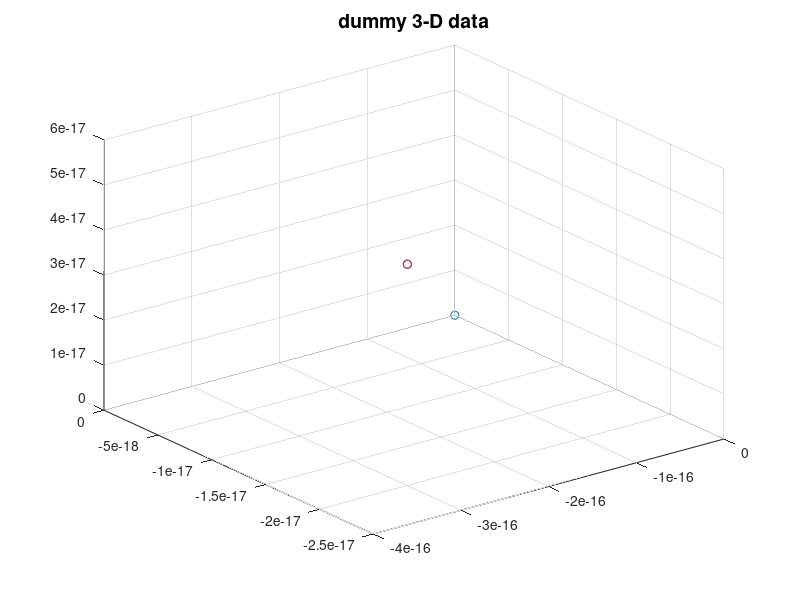
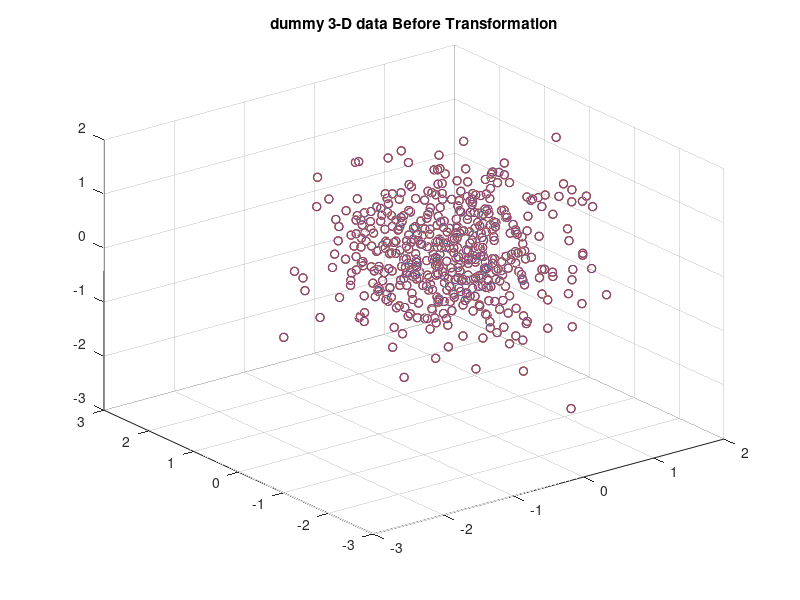

MATLAB code to generate these figures, in order: (Note: this script raises an error after producing the figures.)
mu1 = [1,0,1,1];
sigma1 = [0.5 ,0.5 ,.5, .5];
rng default
data1 = mvnrnd(mu1,sigma1,500);

mu2 = [8,0,1,5];
sigma2 = [0.5 ,0.5 ,.5, .5];
rng default
data2 = mvnrnd(mu2,sigma2,500);

mu3 = [6,8,2, 8];
sigma3 = [0.5 ,0.5 ,.5, .5];
rng default
data3 = mvnrnd(mu3,sigma3,500);


mu4 = [2,5,4,3];
sigma4 = [0.5 ,0.5 ,.5, .5];
rng default
data4 = mvnrnd(mu4,sigma4,500);


%Finidng cluster's centroid using kmeans

[~,Cref] = kmeans(data1,1);
D = size(data1,2)

% center the data by substracting Cref
r1 = data1 - repmat(Cref, size(data1,1), 1);
r2 = data1 - repmat(Cref, size(data2,1), 1);
r3 = data1 - repmat(Cref, size(data3,1), 1);
r4 = data1 - repmat(Cref, size(data4,1), 1);
% r1 = [data1(:,1) - Cref(1), data1(:,2) - Cref(2), data1(:,3) - Cref(3)];
% r2 = [data2(:,1) - Cref(1), data2(:,2) - Cref(2), data2(:,3) - Cref(3)];
% r3 = [data3(:,1) - Cref(1), data3(:,2) - Cref(2), data3(:,3) - Cref(3)];
% r4 = [data4(:,1) - Cref(1), data4(:,2) - Cref(2), data4(:,3) - Cref(3)];

C1 = zeros(1,D);
%%%%%%%%%%%%
%%%%%%%%%%%%MODIFIED UP TO HERE
[~,C2] = kmeans(r2,1);
[~,C3] = kmeans(r3,1);
[~,C4] = kmeans(r4,1);
%Plot scatter of raw data centroid
figure;
scatter3(C1(:,1),C1(:,2),C1(:,3),'bd');
hold on;
scatter3(C2(:,1),C2(:,2),C2(:,3),'r+');
scatter3(C3(:,1),C3(:,2),C3(:,3),'co');
scatter3(C4(:,1),C4(:,2),C4(:,3),'k*');
title('dummy 3-D data','FontSize',14)

%Plot scatter of raw data
figure;scatter3(r1(:,1),r1(:,2),r1(:,3),'bd');hold on;
scatter3(r2(:,1),r2(:,2),r2(:,3),'r+');
scatter3(r3(:,1),r3(:,2),r3(:,3),'co');
scatter3(r4(:,1),r4(:,2),r4(:,3),'k*');
plot3([C1(1) C2(1)],[C1(2) C2(2)],[C1(3) C2(3)],'r','LineWidth',3);
plot3([C1(1) C3(1)],[C1(2) C3(2)],[C1(3) C3(3)],'c','LineWidth',3);
plot3([C1(1) C4(1)],[C1(2) C4(2)],[C1(3) C4(3)],'k','LineWidth',3);
title('dummy 3-D data Before Transformation')




%We call gram-schmidt here to find the desired cordinates for each
%Normal to centroid vector Raw = MAtrix of normal to centroids
%Cooked = orthognolized
Raw = [C2(1),C2(2),C2(3);
       C3(1),C3(2),C3(3);
       C4(1),C4(2),C4(3)];

Cooked = Gram_Schmidt(Raw');
Cooked= Cooked';
% Convert vector of cluster1 centroid to each cluster's data to polar cordinate
[azimuth1,elevation1,R1]  = cart2sph(r1(:,1),r1(:,2),r1(:,3));
[azimuth2,elevation2,R2]  = cart2sph(r2(:,1),r2(:,2),r2(:,3));
[azimuth3,elevation3,R3]  = cart2sph(r3(:,1),r3(:,2),r3(:,3));
[azimuth4,elevation4,R4]  = cart2sph(r4(:,1),r4(:,2),r4(:,3));

% Keeep cluster's data in one matrix
ri1 = [azimuth1,elevation1,R1];
ri2 = [azimuth2,elevation2,R2];
ri3 = [azimuth3,elevation3,R3];
ri4 = [azimuth4,elevation4,R4];

figure;scatter(ri1(:,1),ri1(:,2),'bd');hold on;
scatter(ri4(:,1),ri4(:,2),'k*');
%The matrix Contains  all data in polar
r = [azimuth1,elevation1,R1;
    azimuth2,elevation2,R2;
    azimuth3,elevation3,R3;
    azimuth4,elevation4,R4];

% The matrix Contains  all data in Cartesian
[car(:,1),car(:,2),car(:,3)]  = sph2cart(r(:,1),r(:,2),r(:,3));

%polar cordinates of the point which connected to normal centroid(C1)
[azimuthC2,elevationC2,~]  = cart2sph(Cooked(1,1),Cooked(1,2),Cooked(1,3));
[azimuthC3,elevationC3,~]  = cart2sph(Cooked(2,1),Cooked(2,2),Cooked(2,3));
[azimuthC4,elevationC4,~]  = cart2sph(Cooked(3,1),Cooked(3,2),Cooked(3,3));

%polar cordinates of the orthogonolized points
[azimuthCi1,elevationCi1,~]  = cart2sph(C1(1),C1(2),C1(3));
[azimuthCi2,elevationCi2,~]  = cart2sph(C2(1),C2(2),C2(3));
[azimuthCi3,elevationCi3,~]  = cart2sph(C3(1),C3(2),C3(3));
[azimuthCi4,elevationCi4,~]  = cart2sph(C4(1),C4(2),C4(3));

%Azimuth angle between the cluster's centroid to the vector which connect refrence
%centroid (here C2) to the normal centroid (here C1)
azclose = azimuthCi3 - azimuthCi2;
azfar = azimuthCi4 - azimuthCi2;
%Desired azimuth angle between the cluster's centroid to the vector which connect refrence
%centroid (here C2) to the normal centroid (here C1)
azclosed = azimuthC3 - azimuthC2;
azfard = azimuthC4 - azimuthC2;
%Azimuth angle between the all data to the vector which connect refrence
%centroid (here C2) to the normal centroid (here C1)
mtia1 = ri1(:,1)- azimuthCi2;
mtia2 = ri2(:,1)- azimuthCi2;
mtia3 = ri3(:,1)- azimuthCi2;
mtia4 = ri4(:,1)- azimuthCi2;

%Elevation angle between the cluster's centroid to the vector which connect refrence
%centroid (here C2) to the normal centroid (here C1)
elclose = elevationCi3-elevationCi2;%acos(1-pdist2([0 C4(2) C4(3)],[0 C2(2) C2(3)],'cosine'))
elfar = elevationCi4-elevationCi2;%acos(1-pdist2([0 C3(2) C3(3)],[0 C2(2) C2(3)],'cosine'))

%Desired elevation angle between the cluster's centroid to the vector which connect refrence
%centroid (here C2) to the normal centroid (here C1)
elclosed =  elevationC3-elevationC2;%acos(1-pdist2([0 C4(2) C4(3)],[0 C2(2) C2(3)],'cosine'))
elfard =elevationC4-elevationC2;%acos(1-pdist2([0 C3(2) C3(3)],[0 C2(2) C2(3)],'cosine'))

%Elevation angle between the all data to the vector which connect refrence
%centroid (here C2) to the normal centroid (here C1)
mtit1 = ri1(:,2)- elevationC2;
mtit2 = ri2(:,2)- elevationC2;
mtit3 = ri3(:,2)- elevationC2;
mtit4 = ri4(:,2)- elevationC2;

%Test for rotation later can be deleted
%%% added by J.C.
% AX1 = cross([C3(1) C3(2) 0],[C2(1) C2(2) 0]);
% AX2 = cross([0 C4(2) C4(3)],[0 C2(2) C2(3)]);
% orig = r1;

%         %Tsting put only centroids
%
%         mtia1 = ones(1,length(mtit2))* azimuthCi1 - azimuthCi1;
%         mtia2 = ones(1,length(mtit2))* azimuthCi2 - azimuthCi2;
%         mtia3 = ones(1,length(mtit3))* azimuthCi3 - azimuthCi2;
%         mtia4 = ones(1,length(mtit4))* azimuthCi4 - azimuthCi2;
%
%
%         mtit2 = ones(1,length(mtia2))* elevationCi2 - elevationCi2;
%         mtit3 = ones(1,length(mtia3))* elevationCi3 - elevationCi2;
%         mtit4 = ones(1,length(mtia4))* elevationCi4 - elevationCi2;

%Transformation function

% coefazimuth = @(X,azfard,azclosed,azfar,azclose) ((azfard-azclosed)/(azfar-azclose))*X+((azclosed*azfar)-(azfard*azclose))/(azfar-azclose) ;
%   coefelevation = @(X,elfard,elclosed,elfar,elclose)((elfard-elclosed)/(elfar-elclose))*X+((elclosed*elfar)-(elfard*elclose))/(elfar-elclose) ;
%################################################
%Just test for the intepolation later delete
%
%################################################
figure
plot([0,0+(elclose-0)/4,0+(elclose-0)*3/4,elclose,elclose+(elfar-elclose)/4,...
    elclose+(elfar-elclose)*3/4, elfar,elfar+(2*pi-elfar)/4,elfar+(2*pi-elfar)*3/4,2*pi],[0,0,elclosed,elclosed,elclosed,elfard,elfard,elfard,2*pi,2*pi],'o')
ali = 0:0.001:2*pi;
%  for i=1:length(ali)
%      xq1 = -3:.01:3;
% p = pchip(x,y,xq1);
%      valehi(i) = coefelevation(ali(i),elfard,elclosed,elfar,elclose);
%   end
%  close all

%     knob11=0+(elclose-0)/4;
%     knob11= 0+(elclose-0)*3/4;
%     knob21=elclose+(elfar-elclose)/4;
%     knob22= elclose+(elfar-elclose)*3/4;
%     knob31=elfar+(2*pi-elfar)/4;
%     knob32=elfar+(2*pi-elfar)*3/4;
min_distance = min(min((elclose-0),(elfar-elclose)),(2*pi-elfar));
knob11=0+min_distance*2/6;
knob12= elclose-min_distance*2/6;
knob21=elclose+min_distance*2/6;
knob22= elfar-min_distance*2/6;
knob31=elfar+min_distance*2/6;
knob32=2*pi-min_distance*2/6;

    valehi =   pchip([0,knob11,knob12,elclose,knob21,...
    knob22, elfar,knob31,knob32,2*pi]...
    ,[0,0,elclosed,elclosed,elclosed,elfard,elfard,elfard,2*pi,2*pi],ali);

figure;
plot(ali,valehi);
hold on
 plot([0,knob11,knob12,elclose,knob21,...
    knob22, elfar,knob31,knob32,2*pi]...
    ,[0,0,elclosed,elclosed,elclosed,elfard,elfard,elfard,2*pi,2*pi],'ro')
ali = 0:0.001:2*pi;
for i=1:length(ali)
  ali(i) = pi2twopi(ali(i));
end
azfard = pi2twopi(azfard);
azfar = pi2twopi(azfard);
azclosed = pi2twopi(azclosed);
azclose = pi2twopi(azclose);
valehi = pchip([0,0+(azclose-0)/4,0+(azclose-0)*3/4,azclose,azclose+(azfar-azclose)/4,...
    azclose+(azfar-azclose)*3/4, azfar,azfar+(2*pi-azfar)/4,azfar+(2*pi-azfar)*3/4,2*pi],[0,0,azclosed,azclosed,azclosed,azfard,azfard,azfard,2*pi,2*pi],ali);


figure;
plot(ali,valehi);
   hold on
 plot([0,0+(azclose-0)/4,0+(azclose-0)*3/4,azclose,azclose+(azfar-azclose)/4,...
    azclose+(azfar-azclose)*3/4, azfar,azfar+(2*pi-azfar)/4,azfar+(2*pi-azfar)*3/4,2*pi],[0,0,azclosed,azclosed,azclosed,azfard,azfard,azfard,2*pi,2*pi],'ro')
%################################################ 
%
%################################################
aliranage =  range(ri1(:,3));
for i=1:length(ri1(:,2))
    %                 ri1(i,:) = script_roation( C2-C1,sph2cart(ri1(i,1),ri1(i,2),ri1(i,3))-C1, coefazimuth(mtia1(i)), coefelevation(mtit1(i))) + C1;
    %         ri2(i,:) = script_roation( C2-C1,sph2cart(ri2(i,1),ri2(i,2),ri2(i,3))-C1, coefazimuth(mtia2(i)), coefelevation(mtit2(i))) + C1;
    ri1(i,:) = script_roation( C2,r1(i,:), coefazimuth(mtia1(i),azfard,azclosed,azfar,azclose), coefelevation(mtit1(i),elfard,elclosed,elfar,elclose),aliranage);
    ri2(i,:) = script_roation( C2,r2(i,:), coefazimuth(mtia2(i),azfard,azclosed,azfar,azclose), coefelevation(mtit2(i),elfard,elclosed,elfar,elclose),aliranage);
    ri3(i,:) = script_roation( C2,r3(i,:), coefazimuth(mtia3(i),azfard,azclosed,azfar,azclose), coefelevation(mtit3(i),elfard,elclosed,elfar,elclose),aliranage);
    ri4(i,:) = script_roation( C2,r4(i,:), coefazimuth(mtia4(i),azfard,azclosed,azfar,azclose), coefelevation(mtit4(i),elfard,elclosed,elfar,elclose),aliranage);
end
acosd(1-pdist2(ri4(1,:),C2,'cosine'));
[idx1,C1i] = kmeans(ri1,1);
[idx2,C2i] = kmeans(ri2,1);
[idx3,C3i] = kmeans(ri3,1);
[idx4,C4i] = kmeans(ri4,1);
finalr = [ri1',ri2',ri3',ri4'];
finalrdot = finalr'*finalr;
normImage = uint8(255*mat2gray(finalrdot));
figure
imshow(normImage);

%  acosd(1-pdist2(C3i-C1i,C2i-C1i,'cosine'))
% acosd(1-pdist2(C4i-C1i,C2i-C1i,'cosine'))

%     figure;scatter3(ri1(:,1),ri1(:,2),ri1(:,3),'bd');hold on;
%     scatter3(ri2(:,1),ri2(:,2),ri2(:,3),'r+');

%     mu3 = ri3(1,:);
%     sigma3 = [1,0.5,1];
%     rng default
%     ri3 = mvnrnd(mu3,sigma3,500);
%
%
%     mu4 = ri4(1,:);
%     sigma4 = [0.5,1,1];
%     rng default
%     ri4 = mvnrnd(mu4,sigma4,500);
[~,~,alir1] = cart2sph(ri1(:,1),ri1(:,2),ri1(:,3));
    [~,~,alir2] = cart2sph(ri2(:,1),ri2(:,2),ri2(:,3));
figure;scatter3(ri1(:,1),ri1(:,2),ri1(:,3),'bd');hold on;
scatter3(ri2(:,1),ri2(:,2),ri2(:,3),'r+');
scatter3(ri3(:,1),ri3(:,2),ri3(:,3),'co');
scatter3(ri4(:,1),ri4(:,2),ri4(:,3),'k*');
%     plot3([C1i(1) C2i(1)],[C1i(2) C2i(2)],[C1i(3) C2i(3)],'r','LineWidth',3);
%     plot3([C1i(1) C3i(1)],[C1i(2) C3i(2)],[C1i(3) C3i(3)],'c','LineWidth',3);
%     plot3([C1i(1) C4i(1)],[C1i(2) C4i(2)],[C1i(3) C4i(3)],'k','LineWidth',3);
title('dummy 3-D data After Transformation')